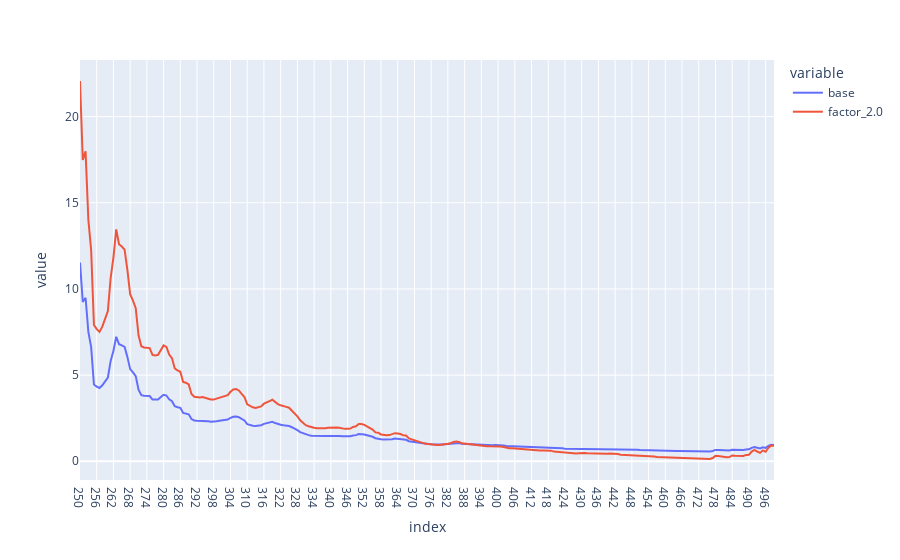

The notebook cell this image was saved under:
### Code cell
qis_sample_fac2 = (qis_evs_new[2.0].iloc[-1, 250:]/sample_eigenvalues.iloc[-1, 250:])
qis_sample_base = (qis_eigenvalues.iloc[-1, 250:]/sample_eigenvalues.iloc[-1, 250:])
x = pd.concat((qis_sample_base, qis_sample_fac2), axis=1)
x.columns = ["base", "factor_2.0"]
px.line( x )

### Figure 1 — Plotly figure (JSON) as saved in the notebook; plotly's stock layout.template omitted (floating-point values rounded to 4 significant figures; data arrays with more than 128 entries replaced by an {"elided": "..."} marker saying what was removed)
{"data": [{"hovertemplate": "variable=base<br>index=%{x}<br>value=%{y}<extra></extra>", "legendgroup": "base", "line": {"color": "#636efa", "dash": "solid"}, "marker": {"symbol": "circle"}, "mode": "lines", "name": "base", "orientation": "v", "showlegend": true, "type": "scatter", "x": {"elided": "250 str values"}, "xaxis": "x", "y": {"elided": "250 float values"}, "yaxis": "y"}, {"hovertemplate": "variable=factor_2.0<br>index=%{x}<br>value=%{y}<extra></extra>", "legendgroup": "factor_2.0", "line": {"color": "#EF553B", "dash": "solid"}, "marker": {"symbol": "circle"}, "mode": "lines", "name": "factor_2.0", "orientation": "v", "showlegend": true, "type": "scatter", "x": {"elided": "250 str values"}, "xaxis": "x", "y": {"elided": "250 float values"}, "yaxis": "y"}], "layout": {"autosize": true, "legend": {"title": {"text": "variable"}, "tracegroupgap": 0}, "margin": {"t": 60}, "xaxis": {"anchor": "y", "autorange": true, "domain": [0, 1], "range": [0, 249], "title": {"text": "index"}, "type": "category"}, "yaxis": {"anchor": "x", "autorange": true, "domain": [0, 1], "range": [-1.087, 23.29], "title": {"text": "value"}, "type": "linear"}}}
